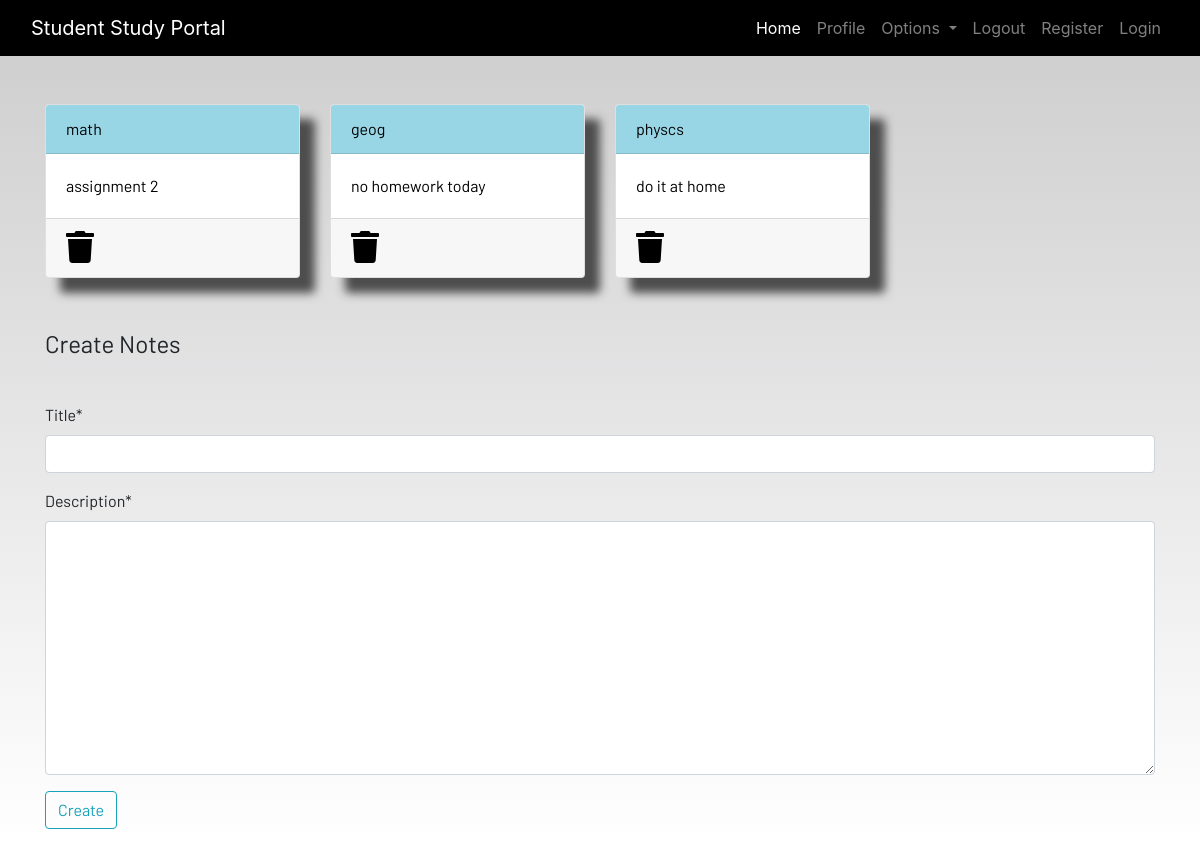
Screenshot of /notes (signed in) with the database file from the repository.
### union/models.py (models this page shows, shortened)
class Notes(models.Model):
    user = models.ForeignKey(User, on_delete=models.CASCADE)
    title = models.CharField(max_length=200)
    description = models.TextField()
    class Meta:
        verbose_name = "notes"
        verbose_name_plural = "notes"

### union/views.py (the view)
# urls.py: path('notes', views.notes, name="notes"),
def notes(request):
    if request.method == "POST":
        form = NotesForm(request.POST)
        if form.is_valid():
            notes = Notes(user=request.user, title=request.POST["title"], description=request.POST["description"])
            notes.save()
            messages.success(request, f"Notes Added from {request.user.username} Successfully")
    form = NotesForm()
    notes = Notes.objects.filter(user=request.user)
    context = {'notes': notes, "form": form}
    return render(request, 'notes.html', context)

### union/forms.py
class NotesForm(forms.ModelForm):
    class Meta:
        model = Notes
        fields = ["title", "description"]

### templates/notes.html (shortened to what this page needs)
{% extends 'base.html' %}
{% load static %}
{% load crispy_forms_tags %}
{% block content %}
<div class="container">
    <div class="row">
        {% for note in notes %}
        <div class="col-md-3">
            <a href="{% url 'notes-detail' note.id %}">
                <div class="card">
                    <div class="card-header">{{note.title}}</div>
                    <div class="card-body">{{note.description|slice:"0:100"}}</div>
                    <div class="card-footer mt-auto "><a href="{% url 'delete-note' note.id %}">
                        <i class="fa fa-trash fa-2x"></i></a>
                    </div>
                </div>
            </a>
        </div>
        {% endfor %}
        <br><br>
    </div>
</div>
<br><br>
<div class="container">
    <form method="POST">
        <fieldset class="form-group">
            <legend class="border-bottom mb-4">Create Notes</legend>
        </fieldset>
        {{form|crispy}}
        <div class="form-group">
            <button href="" class="btn btn-outline-info" type="submit">
                Create
            </button>
        </div>
    </form>
</div>
{% endblock content %}

### static/css/main.css (style rules this page uses)
html { scroll-behavior: smooth; height: 100%; width: 100%; }
.card { box-shadow: 15px 15px 10px rgb(78, 77, 77); }
a { text-decoration: none !important; color: black; }
.card-header { color: black !important; background: rgb(152, 214, 230) !important; transition: 0.3s ease-in; }
html, body { max-width: 100%; overflow-x: hidden; height: 100%; width: 100%; }
body { background: linear-gradient(rgba(0, 0, 0, 0.2), rgba(255, 255, 255, 0.5)); overflow-x: hidden; background-repeat: no-repeat; }
.card-header { background-color: rgb(133, 204, 231); }
.col-md-3 .card { width: 100%; height: 100%; }
.fa { color: black; }

### rows the page displays
Notes: title "math", description "assignment 2"
Notes: title "geog", description "no homework today"
Notes: title "physcs", description "do it at home"
